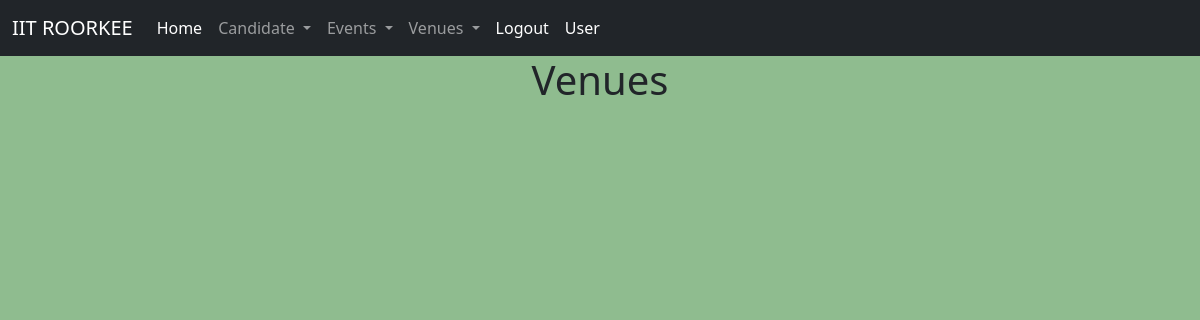
Page /events/venues (signed in) on the earlier database version.
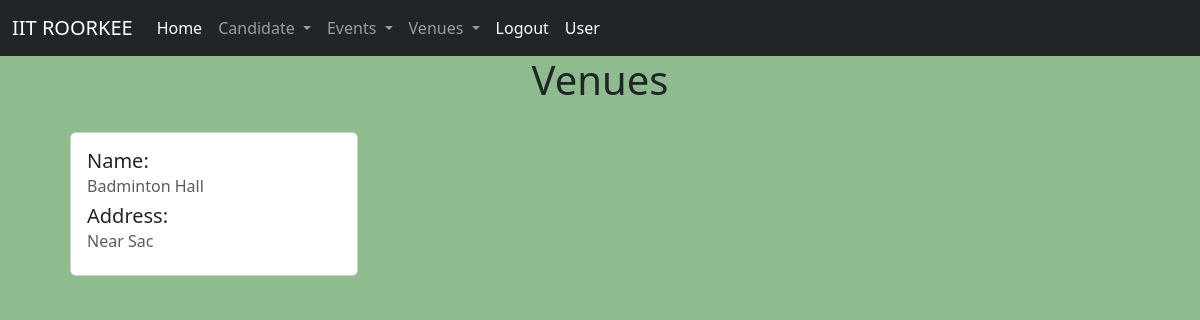
Same page on the later database version.
### events/models.py (models this page shows, shortened)
class Venue(models.Model):
    name = models.CharField(max_length=500)
    address = models.CharField(max_length=1500)

### events/views.py (the view)
# urls.py: path('venues' , views.all_venues , name="venues"),
def all_venues(request):
    venues=Venue.objects.all()
    return render(request, "events/venues.html",{
        "venues":venues
    })

### events/templates/events/venues.html (shortened to what this page needs)
{% extends 'events/layout.html' %}
{% block body %}
<center>
    <h1>
        Venues
    </h1>
</center>
{% for venue in venues %}
<div class="card" style="width: 18rem;">
    <div class="card-body">
        <h5 class="card-title">Name: </h5>
        <h6 class="card-subtitle mb-2 text-muted">{{ venue.name }}</h6>
        <h5 class="card-title">Address: </h5>
        <h6 class="card-subtitle mb-2 text-muted">{{ venue.address }}</h6>
    </div>
  </div>
{% endfor %}
{% endblock %}

### events/templates/events/layout.html (shortened to what this page needs)
<!doctype html>
<html lang="en">
  <head>
<link rel="stylesheet" href="https://cdn.jsdelivr.net/npm/@eonasdan/tempus-dominus@6.2.10/dist/css/tempus-dominus.min.css">
    <link href="https://cdn.jsdelivr.net/npm/bootstrap@5.3.0-alpha1/dist/css/bootstrap.min.css" rel="stylesheet">
  </head>
  <body>
    {% include 'events/navbar.html' %}
    {% block body %}
    {% endblock %}
  </body>
</html>

### events/templates/events/navbar.html (shortened to what this page needs)
<nav class="navbar navbar-expand-lg navbar-dark bg-dark">
  <div class="container-fluid">
    <a class="navbar-brand" href="#">IIT ROORKEE</a>
    <div class="collapse navbar-collapse" id="navbarSupportedContent">
      <ul class="navbar-nav me-auto mb-2 mb-lg-0">
        <li class="nav-item">
          <a class="nav-link active" aria-current="page" href="{% url 'home' %}">Home</a>
        </li>
        {% if user.is_authenticated %}
        <li class="nav-item dropdown">
          <a class="nav-link dropdown-toggle" href="#" role="button" data-bs-toggle="dropdown" aria-expanded="false">
            Candidate
          </a>
        </li>
        <li class="nav-item dropdown">
          <a class="nav-link dropdown-toggle" href="#" role="button" data-bs-toggle="dropdown" aria-expanded="false">
            Events
          </a>
        </li>
        <li class="nav-item dropdown">
          <a class="nav-link dropdown-toggle" href="#" role="button" data-bs-toggle="dropdown" aria-expanded="false">
            Venues
          </a>
        </li>
        <li class="nav-item">
          <a class="nav-link active" aria-current="page" href="{% url 'logout' %}" id="login">Logout</a>
        </li>
        <li class="nav-item">
          <a class="nav-link active" aria-current="page" href="{% url 'user' %}" id="login">User</a>
        </li>
        {% endif %}
    </div>
  </div>
</nav>

### events/templates/events/venues.html (style rules this page uses)
body { background-color: darkseagreen; }
.card { display: inline-block; margin-left: 70px; margin-top: 20px; font-weight: 100; }

Differences in the rows shown:
added Venue: name "Badminton Hall", address "Near Sac"
